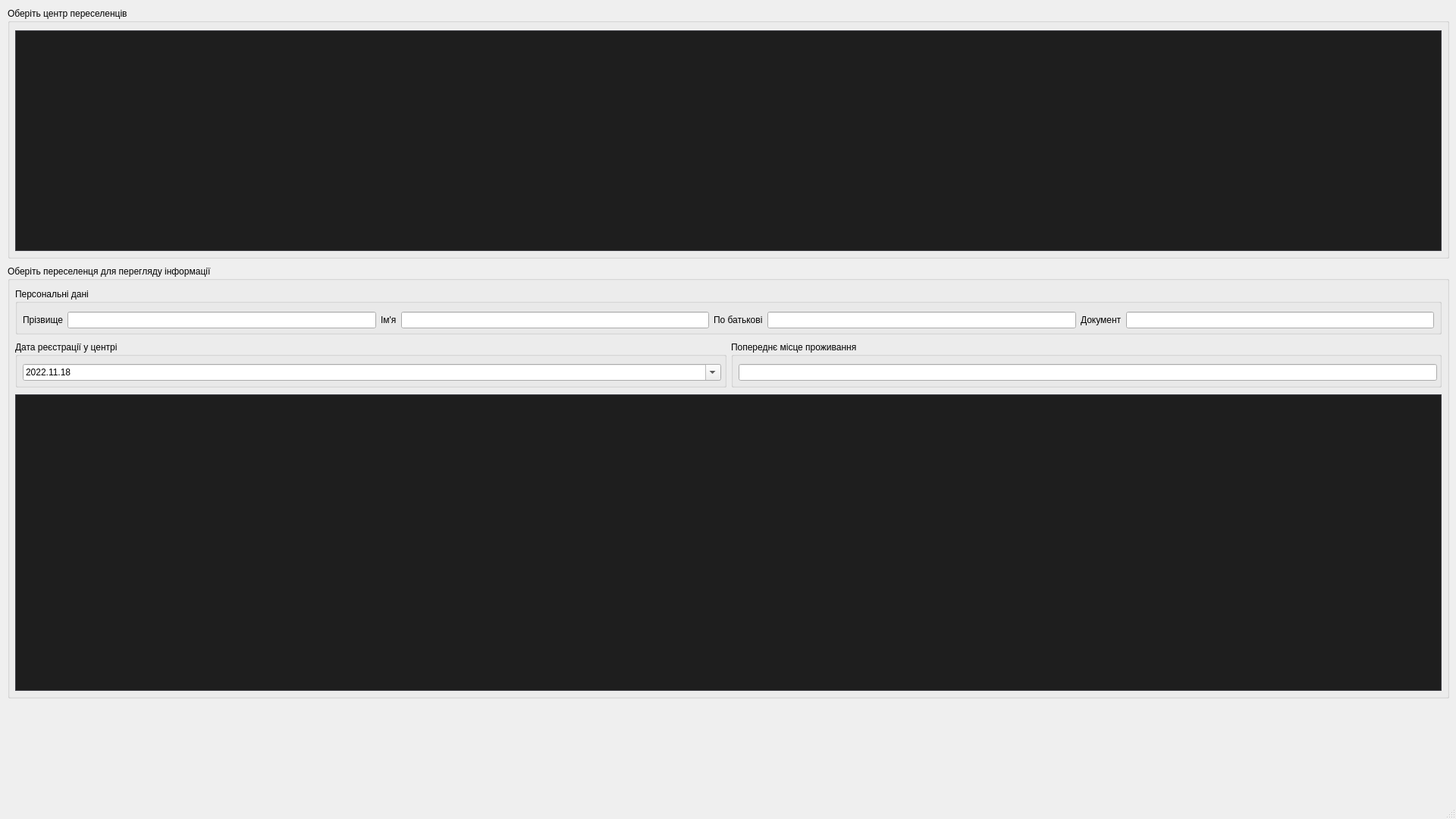
<?xml version="1.0" encoding="UTF-8"?>
<ui version="4.0">
 <class>MainWindow</class>
 <widget class="QMainWindow" name="MainWindow">
  <property name="geometry">
   <rect>
    <x>0</x>
    <y>0</y>
    <width>1920</width>
    <height>1080</height>
   </rect>
  </property>
  <property name="windowTitle">
   <string>MainWindow</string>
  </property>
  <property name="windowIcon">
   <iconset resource="icons.qrc">
    <normaloff>:/icons/mainwindow_icon.png</normaloff>:/icons/mainwindow_icon.png</iconset>
  </property>
  <widget class="QWidget" name="centralwidget">
   <widget class="QGroupBox" name="groupBox_2">
    <property name="geometry">
     <rect>
      <x>10</x>
      <y>350</y>
      <width>1901</width>
      <height>571</height>
     </rect>
    </property>
    <property name="title">
     <string>Оберіть переселенця для перегляду інформації</string>
    </property>
    <widget class="QTableView" name="migrantTableView">
     <property name="geometry">
      <rect>
       <x>10</x>
       <y>170</y>
       <width>1881</width>
       <height>391</height>
      </rect>
     </property>
     <property name="styleSheet">
      <string notr="true">/*!*************************************
  VS15 Dark
****************************************
  Author: chintsu_kun
  Version: 2.0.2
  Licence: GNU General Public License v3.0 (https://www.gnu.org/licenses/gpl-3.0.en.html)
  Url: https://github.com/nikolay-borzov/modorganizer-themes
****************************************
*/
/* For some reason applying background-color or border fixes paddings properties */
QListWidget::item {
  border-width: 0; }

/* Don't override install label on download widget.
   MO2 assigns color depending on download state */
#installLabel {
  color: none; }

/* Make `background-color` work for :hover, :focus and :pressed states */
QToolButton {
  border: none; }

/* Main Window */
QWidget {
  background-color: #2D2D30;
  color: #F1F1F1; }
  QWidget::disabled {
    color: #656565; }

/* Common */
/* remove outline */
* {
  outline: 0; }

*:disabled,
QListView::item:disabled,
*::item:selected:disabled {
  color: #656565; }

/* line heights */
/* QTreeView#fileTree::item - currently have problem with size column vertical
   text align  */
#bsaList::item,
#dataTree::item,
QTreeView#modList::item,
QTreeWidget#categoriesTree::item,
#savegameList::item,
#tabConflicts QTreeWidget::item {
  padding: 0.3em 0; }

QListView::item,
QTreeView#espList::item {
  padding-top: 0.3em;
  padding-bottom: 0.3em;
}

/* to enable border color */
QTreeView,
QListView,
QTextEdit,
QWebView,
QTableView {
  border-style: solid;
  border-width: 1px; }

QAbstractItemView {
  color: #DCDCDC;
  background-color: #1E1E1E;
  alternate-background-color: #262626;
  border-color: #3F3F46; }
  QAbstractItemView::item:selected, QAbstractItemView::item:selected:hover {
    background-color: #3399FF;
    color: #F1F1F1; }

QAbstractItemView[filtered=true] {
	border: 2px solid #f00 !important;
}

QAbstractItemView,
QListView,
QTreeView {
  show-decoration-selected: 1; }

QAbstractItemView::item:hover,
QListView::item:hover,
QTreeView::branch:hover,
QTreeWidget::item:hover {
  background-color: rgba(51, 153, 255, 0.3); }

QAbstractItemView::item:selected:disabled,
QListView::item:selected:disabled,
QTreeView::branch:selected:disabled,
QTreeWidget::item:selected:disabled {
  background-color: rgba(51, 153, 255, 0.3); }

QTreeView::branch:selected {
  background-color: #3399FF; }

QLabel {
  background-color: transparent; }

LinkLabel {
  qproperty-linkColor: #3399FF; }

/* Left Pane &amp; File Trees #QTreeView, #QListView*/
QTreeView::branch:closed:has-children {
  image: url(./vs15/branch-closed.png); }

QTreeView::branch:open:has-children {
  image: url(./vs15/branch-open.png); }

/*QListView::item:hover { }
QListView::item:selected { }*/
QListView::item {
  color: #F1F1F1; }

/* Text areas and text fields #QTextEdit, #QLineEdit, #QWebView */
QTextEdit,
QWebView,
QLineEdit,
QAbstractSpinBox,
QAbstractSpinBox::up-button,
QAbstractSpinBox::down-button,
QComboBox {
  background-color: #333337;
  border-color: #3F3F46; }

QLineEdit:hover,
QAbstractSpinBox:hover,
QTextEdit:hover,
QComboBox:hover,
QComboBox:editable:hover {
  border-color: #007ACC; }

QLineEdit:focus,
QAbstractSpinBox::focus,
QTextEdit:focus,
QComboBox:focus,
QComboBox:editable:focus,
QComboBox:on {
  background-color: #3F3F46;
  border-color: #3399FF; }

QComboBox:on {
  border-bottom-color: #3F3F46; }

QLineEdit,
QAbstractSpinBox {
  min-height: 15px;
  padding: 2px;
  border-style: solid;
  border-width: 1px; }

QLineEdit {
  margin-top: 0; }

/* clear button */
QLineEdit QToolButton,
QLineEdit QToolButton:hover {
  background: none;
  margin-top: 1px; }

QLineEdit#espFilterEdit QToolButton {
  margin-top: -2px;
  margin-bottom: 1px; }

/* Drop-downs #QComboBox*/
QComboBox {
  min-height: 20px;
  padding-left: 5px;
  margin: 3px 0 1px 0;
  border-style: solid;
  border-width: 1px; }
  QComboBox:editable {
    padding-left: 3px;
    /* to enable hover styles */
    background-color: transparent; }
  QComboBox::drop-down {
    width: 20px;
    subcontrol-origin: padding;
    subcontrol-position: top right;
    border: none;
    /* If you need to set style for drop-down button
    &amp;:on,
    &amp;:editable:hover {
      background-color: red;
    } */ }
  QComboBox::down-arrow {
    image: url(./vs15/combobox-down.png); }
  QComboBox QAbstractItemView {
    background-color: #1B1B1C;
    selection-background-color: #3F3F46;
    border-color: #3399FF;
    border-style: solid;
    border-width: 0 1px 1px 1px; }

/* doesn't work http://stackoverflow.com/questions/13308341/qcombobox-abstractitemviewitem*/
/*QComboBox QAbstractItemView:item {
  padding: 10px;
  margin: 10px;
}*/
/* Toolbar */
QToolBar {
  border: none; }

QToolBar::separator {
  border-left-color: #222222;
  border-right-color: #46464A;
  border-width: 0 1px 0 1px;
  border-style: solid;
  width: 0; }

QToolButton {
  padding: 4px; }
  QToolButton:hover, QToolButton:focus {
    background-color: #3E3E40; }
  QToolButton:pressed {
    background-color: #3399FF; }

QToolButton::menu-indicator {
  image: url(./vs15/combobox-down.png);
  subcontrol-origin: padding;
  subcontrol-position: center right;
  padding-top: 10%;
  padding-right: 5%; }

/* Group Boxes #QGroupBox */
QGroupBox {
  border-color: #3F3F46;
  border-style: solid;
  border-width: 1px;
  padding: 1em .3em .3em .3em;
  margin-top: .65em; }

QGroupBox::title {
  subcontrol-origin: margin;
  subcontrol-position: top left;
  padding: 2px;
  left: 10px; }

/* LCD Count */
QLCDNumber {
  border-color: #3F3F46;
  border-style: solid;
  border-width: 1px; }

/* Buttons #QPushButton */
QPushButton {
  background-color: #333337;
  border-color: #3F3F46;
  min-height: 18px;
  padding: 2px 5px;
  border-style: solid;
  border-width: 1px; }

QPushButton:hover,
QPushButton:checked,
QPushButton:focus,
QAbstractSpinBox::up-button:hover,
QAbstractSpinBox::down-button:hover {
  background-color: #007ACC; }

QPushButton:pressed,
QPushButton:checked:hover,
QAbstractSpinBox::up-button:pressed,
QAbstractSpinBox::down-button:pressed {
  background-color: #1C97EA; }

QPushButton:disabled,
QAbstractSpinBox::up-button:disabled,
QAbstractSpinBox::down-button:disabled {
  background-color: #333337;
  border-color: #3F3F46; }

QPushButton::menu-indicator {
  image: url(./vs15/combobox-down.png);
  subcontrol-origin: padding;
  subcontrol-position: center right;
  padding-right: 5%; }

/* Dialog buttons */
QDialog QPushButton,
QSlider::handle:horizontal,
QSlider::handle:vertical {
  color: #000000;
  background-color: #DDDDDD;
  border-color: #707070;
  border-style: solid;
  border-width: 1px; }

QDialog QPushButton:hover,
QSlider::handle:horizontal:hover,
QSlider::handle:vertical:hover,
QSlider::handle:horizontal:pressed,
QSlider::handle:vertical:pressed {
  background-color: #BEE6FD;
  border-color: #3C7FB1; }

QSlider::handle:horizontal:focus:!pressed,
QSlider::handle:vertical:focus:!pressed,
QDialog QPushButton:focus,
QDialog QPushButton:checked {
  background-color: #DDDDDD;
  border-color: #3399FF; }

QDialog QPushButton:disabled,
QSlider::handle:horizontal:disabled,
QSlider::handle:vertical:disabled {
  background-color: #333337;
  border-color: #3F3F46; }

QDialog QPushButton {
  min-width: 1.5em;
  padding-left: .5em;
  padding-right: .5em; }

/* Check boxes and Radio buttons common #QCheckBox, #QRadioButton */
QGroupBox::indicator,
QTreeView::indicator,
QCheckBox::indicator,
QRadioButton::indicator {
  background-color: #2D2D30;
  border-color: #3F3F46;
  width: 13px;
  height: 13px;
  border-style: solid;
  border-width: 1px; }
  QGroupBox::indicator:hover,
  QTreeView::indicator:hover,
  QCheckBox::indicator:hover,
  QRadioButton::indicator:hover {
    background-color: #3F3F46;
    border-color: #007ACC; }

QGroupBox::indicator:checked,
QTreeView::indicator:checked,
QCheckBox::indicator:checked {
  image: url(./vs15/checkbox-check.png); }

QGroupBox::indicator:disabled,
QTreeView::indicator:checked:disabled,
QCheckBox::indicator:checked:disabled {
  image: url(./vs15/checkbox-check-disabled.png); }

/* Check boxes special */
QTreeView#modList::indicator {
  width: 15px;
  height: 15px; }

/* Radio buttons #QRadioButton */
QRadioButton::indicator {
  border-radius: 7px; }
  QRadioButton::indicator::checked {
    background-color: #B9B9BA;
    border-width: 2px;
    width: 11px;
    height: 11px; }
    QRadioButton::indicator::checked:hover {
      border-color: #3F3F46; }

/* Spinners #QSpinBox, #QDoubleSpinBox */
QAbstractSpinBox {
  margin: 1px; }

QAbstractSpinBox::up-button,
QAbstractSpinBox::down-button {
  border-style: solid;
  border-width: 1px;
  subcontrol-origin: padding; }

QAbstractSpinBox::up-button {
  subcontrol-position: top right; }

QAbstractSpinBox::up-arrow {
  image: url(./vs15/spinner-up.png); }

QAbstractSpinBox::down-button {
  subcontrol-position: bottom right; }

QAbstractSpinBox::down-arrow {
  image: url(./vs15/spinner-down.png); }

/* Sliders #QSlider */
QSlider::groove:horizontal {
  background-color: #3F3F46;
  border: none;
  height: 8px;
  margin: 2px 0; }

QSlider::handle:horizontal {
  width: .5em;
  height: 2em;
  margin: -7px 0;
  subcontrol-origin: margin; }

/* Scroll Bars #QAbstractScrollArea, #QScrollBar*/
/* assigning background still leaves not filled area*/
QAbstractScrollArea::corner {
  background-color: transparent; }

/* Horizontal */
QScrollBar:horizontal {
  height: 18px;
  border: none;
  margin: 0 23px 0 23px; }

QScrollBar::handle:horizontal {
  min-width: 32px;
  margin: 4px 2px; }

QScrollBar::add-line:horizontal {
  width: 23px;
  subcontrol-position: right;
  subcontrol-origin: margin; }

QScrollBar::sub-line:horizontal {
  width: 23px;
  subcontrol-position: left;
  subcontrol-origin: margin; }

/* Vertical */
QScrollBar:vertical {
  width: 20px;
  border: none;
  margin: 23px 0 23px 0; }

QScrollBar::handle:vertical {
  min-height: 32px;
  margin: 2px 4px; }

QScrollBar::add-line:vertical {
  height: 23px;
  subcontrol-position: bottom;
  subcontrol-origin: margin; }

QScrollBar::sub-line:vertical {
  height: 23px;
  subcontrol-position: top;
  subcontrol-origin: margin; }

/* Combined */
QScrollBar {
  background-color: #3E3E42;
  border: none; }

QScrollBar::handle {
  background-color: #686868; }

QScrollBar::add-line,
QScrollBar::sub-line {
  background-color: #3E3E42;
  border: none; }

/*QScrollBar::add-line:horizontal:hover,
QScrollBar::sub-line:horizontal:hover,
QScrollBar::add-line:vertical:hover,
QScrollBar::sub-line:vertical:hover,
QScrollBar::add-line:horizontal:pressed,
QScrollBar::sub-line:horizontal:pressed,
QScrollBar::add-line:vertical:pressed,
QScrollBar::sub-line:vertical:pressed { }*/
QScrollBar::handle:hover {
  background: #9E9E9E; }

QScrollBar::handle:pressed {
  background: #EFEBEF; }

QScrollBar::handle:disabled {
  background: #555558; }

QScrollBar::add-page,
QScrollBar::sub-page {
  background: transparent; }

QScrollBar::up-arrow:vertical {
  image: url(./vs15/scrollbar-up.png); }

QScrollBar::up-arrow:vertical:hover {
  image: url(./vs15/scrollbar-up-hover.png); }

QScrollBar::up-arrow:vertical:disabled {
  image: url(./vs15/scrollbar-up-disabled.png); }

QScrollBar::right-arrow:horizontal {
  image: url(./vs15/scrollbar-right.png); }

QScrollBar::right-arrow:horizontal:hover {
  image: url(./vs15/scrollbar-right-hover.png); }

QScrollBar::right-arrow:horizontal:disabled {
  image: url(./vs15/scrollbar-right-disabled.png); }

QScrollBar::down-arrow:vertical {
  image: url(./vs15/scrollbar-down.png); }

QScrollBar::down-arrow:vertical:hover {
  image: url(./vs15/scrollbar-down-hover.png); }

QScrollBar::down-arrow:vertical:disabled {
  image: url(./vs15/scrollbar-down-disabled.png); }

QScrollBar::left-arrow:horizontal {
  image: url(./vs15/scrollbar-left.png); }

QScrollBar::left-arrow:horizontal:hover {
  image: url(./vs15/scrollbar-left-hover.png); }

QScrollBar::left-arrow:horizontal:disabled {
  image: url(./vs15/scrollbar-left-disabled.png); }

/* Header Rows and Tables (Configure Mod Categories) #QTableView, #QHeaderView */
QTableView {
  gridline-color: #3F3F46;
  selection-background-color: #3399FF;
  selection-color: #F1F1F1; }

QTableView QTableCornerButton::section {
  background: #252526;
  border-color: #3F3F46;
  border-style: solid;
  border-width: 0 1px 1px 0; }

QHeaderView {
  border: none; }

QHeaderView::section {
  background: #252526;
  border-color: #3F3F46;
  padding: 3px 5px;
  border-style: solid;
  border-width: 0 1px 1px 0; }

QHeaderView::section:hover {
  background: #3E3E40;
  color: #F6F6F6; }

/*QHeaderView::section:first { }*/
QHeaderView::section:last {
  border-right: 0; }

QHeaderView::up-arrow {
  image: url(./vs15/sort-asc.png);
  margin-bottom: -37px; }

DownloadListView QHeaderView::up-arrow {
  margin-bottom: -47px; }

QHeaderView::down-arrow {
  image: url(./vs15/sort-desc.png);
  margin-bottom: 0; }

/* Context menus, toolbar drop-downs #QMenu  */
QMenu {
  background-color: #1A1A1C;
  border-color: #333337;
  border-style: solid;
  border-width: 1px;
  padding: 2px; }

QMenu::item {
  background: transparent;
  padding: 4px 20px; }

QMenu::item:selected, QMenuBar::item:selected {
  background-color: #333334; }

QMenu::item:disabled {
  background-color: transparent; }

QMenu::separator {
  background-color: #333337;
  height: 1px;
  margin: 1px 0; }

QMenu::icon {
  margin: 1px; }

QMenu::right-arrow {
  image: url(./vs15/sub-menu-arrow.png);
  subcontrol-origin: padding;
  subcontrol-position: center right;
  padding-right: .5em; }

QMenu QPushButton {
  background-color: transparent;
  border-color: #3F3F46;
  margin: 1px 0 1px 0; }

QMenu QCheckBox,
QMenu QRadioButton {
  background-color: transparent;
  padding: 5px 2px; }

/* Tool tips #QToolTip, #SaveGameInfoWidget */
QToolTip,
SaveGameInfoWidget {
  background-color: #424245;
  border-color: #4D4D50;
  color: #F1F1F1;
  border-style: solid;
  border-width: 1px;
  padding: 2px; }

QStatusBar::item {border: None;}

/* Progress Bars (Downloads) #QProgressBar */
QProgressBar {
  background-color: #E6E6E6;
  color: #000;
  border-color: #BCBCBC;
  text-align: center;
  border-style: solid;
  border-width: 1px;
  margin: 0 0px; }

QProgressBar::chunk {
  background: #06B025; }

DownloadListView[downloadView=standard]::item {
	padding: 16px;
}

DownloadListView[downloadView=compact]::item {
	padding: 4px;
}

/* Right Pane and Tab Bars #QTabWidget, #QTabBar */
QTabWidget::pane {
  border-color: #3F3F46;
  border-top-color: #007ACC;
  top: 0;
  border-style: solid;
  border-width: 1px; }

QTabWidget::pane:disabled {
  border-top-color: #3F3F46; }

/*QTabWidget::tab-bar { }*/
QTabBar::tab {
  background-color: transparent;
  padding: 4px 1em;
  border: none; }

QTabBar::tab:hover {
  background-color: #1C97EA; }

QTabBar::tab:selected,
QTabBar::tab:selected:hover {
  background-color: #007ACC; }

QTabBar::tab:disabled {
  background-color: transparent;
  color: #656565; }

QTabBar::tab:selected:disabled {
  background-color: #3F3F46; }

/* Scrollers */
QTabBar QToolButton {
  background-color: #333337;
  border-color: #3F3F46;
  padding: 1px;
  margin: 0;
  border-style: solid;
  border-width: 1px; }

QTabBar QToolButton:hover {
  border-color: #007ACC;
  border-width: 1px;
  border-style: solid; }

QTabBar QToolButton:disabled,
QTabBar QToolButton:pressed:hover {
  background-color: #333337; }

/*QTabBar::tear { }*/
QTabBar::scroller {
  width: 23px;
  background-color: red; }

QTabBar QToolButton::right-arrow {
  image: url(./vs15/scrollbar-right.png); }

QTabBar QToolButton::right-arrow:hover {
  image: url(./vs15/scrollbar-right-hover.png); }

QTabBar QToolButton::left-arrow {
  image: url(./vs15/scrollbar-left.png); }

QTabBar QToolButton::left-arrow:hover {
  image: url(./vs15/scrollbar-left-hover.png); }

/* Special styles */
QWidget#tabImages QPushButton {
  background-color: transparent;
  margin: 0 .3em;
  padding: 0; }

/* like dialog QPushButton*/
QWidget#tabESPs QToolButton {
  color: #000000;
  background-color: #DDDDDD;
  border-color: #707070;
  border-style: solid;
  border-width: 1px; }

QWidget#tabESPs QToolButton:hover {
  background-color: #BEE6FD;
  border-color: #3C7FB1; }

QWidget#tabESPs QToolButton:focus {
  background-color: #DDDDDD;
  border-color: #3399FF; }

QWidget#tabESPs QToolButton:disabled {
  background-color: #333337;
  border-color: #3F3F46; }

QTreeWidget#categoriesList {
  /*min-width: 225px;*/ }

QTreeWidget#categoriesList::item {
  background-position: center left;
  background-repeat: no-repeat;
  padding: .35em 10px; }

QTreeWidget#categoriesList::item:has-children {
  background-image: url(./vs15/branch-closed.png); }

QTreeWidget#categoriesList::item:has-children:open {
  background-image: url(./vs15/branch-open.png); }

QDialog#QueryOverwriteDialog QPushButton {
  margin-left: .5em; }

QDialog#PyCfgDialog QPushButton:hover {
  background-color: #BEE6FD; }

QLineEdit#modFilterEdit {
  margin-top: 2px; }

/* highlight unchecked BSAs */
QWidget#bsaTab QTreeWidget::indicator:unchecked {
  background-color: #3399FF; }

/* increase version text field */
QLineEdit#versionEdit {
  max-width: 100px; }

/* Dialogs width changes */
/* increase width to prevent buttons cutting */
QDialog#QueryOverwriteDialog {
  min-width: 565px; }

QDialog#ModInfoDialog {
  min-width: 850px; }

QLineEdit[valid-filter=false] {
	background-color: #661111 !important;
}</string>
     </property>
    </widget>
    <widget class="QGroupBox" name="groupBox_5">
     <property name="geometry">
      <rect>
       <x>10</x>
       <y>30</y>
       <width>1881</width>
       <height>61</height>
      </rect>
     </property>
     <property name="title">
      <string>Персональні дані</string>
     </property>
     <widget class="QWidget" name="layoutWidget">
      <property name="geometry">
       <rect>
        <x>10</x>
        <y>30</y>
        <width>1861</width>
        <height>24</height>
       </rect>
      </property>
      <layout class="QHBoxLayout" name="horizontalLayout">
       <item>
        <widget class="QLabel" name="label">
         <property name="text">
          <string>Прізвище</string>
         </property>
        </widget>
       </item>
       <item>
        <widget class="QLineEdit" name="lastnameLineEdit">
         <property name="styleSheet">
          <string notr="true"/>
         </property>
        </widget>
       </item>
       <item>
        <widget class="QLabel" name="label_2">
         <property name="text">
          <string>Ім'я</string>
         </property>
        </widget>
       </item>
       <item>
        <widget class="QLineEdit" name="firstnameLineEdit">
         <property name="styleSheet">
          <string notr="true">QLineEdit { color: white; }
QLineEdit:hover { border: 1px solid rgb(64, 71, 88); }
QLineEdit:focus { border: 1px solid rgb(255, 67, 254); }</string>
         </property>
        </widget>
       </item>
       <item>
        <widget class="QLabel" name="label_3">
         <property name="text">
          <string>По батькові</string>
         </property>
        </widget>
       </item>
       <item>
        <widget class="QLineEdit" name="middlenameLineEdit">
         <property name="styleSheet">
          <string notr="true"/>
         </property>
         <property name="text">
          <string/>
         </property>
        </widget>
       </item>
       <item>
        <widget class="QLabel" name="label_4">
         <property name="text">
          <string>Документ</string>
         </property>
        </widget>
       </item>
       <item>
        <widget class="QLineEdit" name="passportLineEdit">
         <property name="styleSheet">
          <string notr="true"/>
         </property>
        </widget>
       </item>
      </layout>
     </widget>
    </widget>
    <widget class="QWidget" name="layoutWidget_2">
     <property name="geometry">
      <rect>
       <x>10</x>
       <y>100</y>
       <width>1881</width>
       <height>61</height>
      </rect>
     </property>
     <layout class="QHBoxLayout" name="horizontalLayout_3">
      <item>
       <widget class="QGroupBox" name="groupBox_4">
        <property name="title">
         <string>Дата реєстрації у центрі</string>
        </property>
        <widget class="QDateEdit" name="checkinDateEdit">
         <property name="geometry">
          <rect>
           <x>10</x>
           <y>30</y>
           <width>921</width>
           <height>22</height>
          </rect>
         </property>
         <property name="styleSheet">
          <string notr="true"/>
         </property>
         <property name="displayFormat">
          <string>yyyy.MM.dd</string>
         </property>
         <property name="calendarPopup">
          <bool>true</bool>
         </property>
         <property name="date">
          <date>
           <year>2022</year>
           <month>11</month>
           <day>18</day>
          </date>
         </property>
        </widget>
       </widget>
      </item>
      <item>
       <widget class="QGroupBox" name="groupBox_6">
        <property name="title">
         <string>Попереднє місце проживання</string>
        </property>
        <widget class="QLineEdit" name="previousResidenceLineEdit">
         <property name="geometry">
          <rect>
           <x>10</x>
           <y>30</y>
           <width>921</width>
           <height>22</height>
          </rect>
         </property>
         <property name="text">
          <string/>
         </property>
        </widget>
       </widget>
      </item>
     </layout>
    </widget>
   </widget>
   <widget class="QGroupBox" name="groupBox">
    <property name="geometry">
     <rect>
      <x>10</x>
      <y>10</y>
      <width>1901</width>
      <height>331</height>
     </rect>
    </property>
    <property name="title">
     <string>Оберіть центр переселенців</string>
    </property>
    <widget class="QTableView" name="centerTableView">
     <property name="geometry">
      <rect>
       <x>10</x>
       <y>30</y>
       <width>1881</width>
       <height>291</height>
      </rect>
     </property>
     <property name="styleSheet">
      <string notr="true">/*!*************************************
  VS15 Dark
****************************************
  Author: chintsu_kun
  Version: 2.0.2
  Licence: GNU General Public License v3.0 (https://www.gnu.org/licenses/gpl-3.0.en.html)
  Url: https://github.com/nikolay-borzov/modorganizer-themes
****************************************
*/
/* For some reason applying background-color or border fixes paddings properties */
QListWidget::item {
  border-width: 0; }

/* Don't override install label on download widget.
   MO2 assigns color depending on download state */
#installLabel {
  color: none; }

/* Make `background-color` work for :hover, :focus and :pressed states */
QToolButton {
  border: none; }

/* Main Window */
QWidget {
  background-color: #2D2D30;
  color: #F1F1F1; }
  QWidget::disabled {
    color: #656565; }

/* Common */
/* remove outline */
* {
  outline: 0; }

*:disabled,
QListView::item:disabled,
*::item:selected:disabled {
  color: #656565; }

/* line heights */
/* QTreeView#fileTree::item - currently have problem with size column vertical
   text align  */
#bsaList::item,
#dataTree::item,
QTreeView#modList::item,
QTreeWidget#categoriesTree::item,
#savegameList::item,
#tabConflicts QTreeWidget::item {
  padding: 0.3em 0; }

QListView::item,
QTreeView#espList::item {
  padding-top: 0.3em;
  padding-bottom: 0.3em;
}

/* to enable border color */
QTreeView,
QListView,
QTextEdit,
QWebView,
QTableView {
  border-style: solid;
  border-width: 1px; }

QAbstractItemView {
  color: #DCDCDC;
  background-color: #1E1E1E;
  alternate-background-color: #262626;
  border-color: #3F3F46; }
  QAbstractItemView::item:selected, QAbstractItemView::item:selected:hover {
    background-color: #3399FF;
    color: #F1F1F1; }

QAbstractItemView[filtered=true] {
	border: 2px solid #f00 !important;
}

QAbstractItemView,
QListView,
QTreeView {
  show-decoration-selected: 1; }

QAbstractItemView::item:hover,
QListView::item:hover,
QTreeView::branch:hover,
QTreeWidget::item:hover {
  background-color: rgba(51, 153, 255, 0.3); }

QAbstractItemView::item:selected:disabled,
QListView::item:selected:disabled,
QTreeView::branch:selected:disabled,
QTreeWidget::item:selected:disabled {
  background-color: rgba(51, 153, 255, 0.3); }

QTreeView::branch:selected {
  background-color: #3399FF; }

QLabel {
  background-color: transparent; }

LinkLabel {
  qproperty-linkColor: #3399FF; }

/* Left Pane &amp; File Trees #QTreeView, #QListView*/
QTreeView::branch:closed:has-children {
  image: url(./vs15/branch-closed.png); }

QTreeView::branch:open:has-children {
  image: url(./vs15/branch-open.png); }

/*QListView::item:hover { }
QListView::item:selected { }*/
QListView::item {
  color: #F1F1F1; }

/* Text areas and text fields #QTextEdit, #QLineEdit, #QWebView */
QTextEdit,
QWebView,
QLineEdit,
QAbstractSpinBox,
QAbstractSpinBox::up-button,
QAbstractSpinBox::down-button,
QComboBox {
  background-color: #333337;
  border-color: #3F3F46; }

QLineEdit:hover,
QAbstractSpinBox:hover,
QTextEdit:hover,
QComboBox:hover,
QComboBox:editable:hover {
  border-color: #007ACC; }

QLineEdit:focus,
QAbstractSpinBox::focus,
QTextEdit:focus,
QComboBox:focus,
QComboBox:editable:focus,
QComboBox:on {
  background-color: #3F3F46;
  border-color: #3399FF; }

QComboBox:on {
  border-bottom-color: #3F3F46; }

QLineEdit,
QAbstractSpinBox {
  min-height: 15px;
  padding: 2px;
  border-style: solid;
  border-width: 1px; }

QLineEdit {
  margin-top: 0; }

/* clear button */
QLineEdit QToolButton,
QLineEdit QToolButton:hover {
  background: none;
  margin-top: 1px; }

QLineEdit#espFilterEdit QToolButton {
  margin-top: -2px;
  margin-bottom: 1px; }

/* Drop-downs #QComboBox*/
QComboBox {
  min-height: 20px;
  padding-left: 5px;
  margin: 3px 0 1px 0;
  border-style: solid;
  border-width: 1px; }
  QComboBox:editable {
    padding-left: 3px;
    /* to enable hover styles */
    background-color: transparent; }
  QComboBox::drop-down {
    width: 20px;
    subcontrol-origin: padding;
    subcontrol-position: top right;
    border: none;
    /* If you need to set style for drop-down button
    &amp;:on,
    &amp;:editable:hover {
      background-color: red;
    } */ }
  QComboBox::down-arrow {
    image: url(./vs15/combobox-down.png); }
  QComboBox QAbstractItemView {
    background-color: #1B1B1C;
    selection-background-color: #3F3F46;
    border-color: #3399FF;
    border-style: solid;
    border-width: 0 1px 1px 1px; }

/* doesn't work http://stackoverflow.com/questions/13308341/qcombobox-abstractitemviewitem*/
/*QComboBox QAbstractItemView:item {
  padding: 10px;
  margin: 10px;
}*/
/* Toolbar */
QToolBar {
  border: none; }

QToolBar::separator {
  border-left-color: #222222;
  border-right-color: #46464A;
  border-width: 0 1px 0 1px;
  border-style: solid;
  width: 0; }

QToolButton {
  padding: 4px; }
  QToolButton:hover, QToolButton:focus {
    background-color: #3E3E40; }
  QToolButton:pressed {
    background-color: #3399FF; }

QToolButton::menu-indicator {
  image: url(./vs15/combobox-down.png);
  subcontrol-origin: padding;
  subcontrol-position: center right;
  padding-top: 10%;
  padding-right: 5%; }

/* Group Boxes #QGroupBox */
QGroupBox {
  border-color: #3F3F46;
  border-style: solid;
  border-width: 1px;
  padding: 1em .3em .3em .3em;
  margin-top: .65em; }

QGroupBox::title {
  subcontrol-origin: margin;
  subcontrol-position: top left;
  padding: 2px;
  left: 10px; }

/* LCD Count */
QLCDNumber {
  border-color: #3F3F46;
  border-style: solid;
  border-width: 1px; }

/* Buttons #QPushButton */
QPushButton {
  background-color: #333337;
  border-color: #3F3F46;
  min-height: 18px;
  padding: 2px 5px;
  border-style: solid;
  border-width: 1px; }

QPushButton:hover,
QPushButton:checked,
QPushButton:focus,
QAbstractSpinBox::up-button:hover,
QAbstractSpinBox::down-button:hover {
  background-color: #007ACC; }

QPushButton:pressed,
QPushButton:checked:hover,
QAbstractSpinBox::up-button:pressed,
QAbstractSpinBox::down-button:pressed {
  background-color: #1C97EA; }

QPushButton:disabled,
QAbstractSpinBox::up-button:disabled,
QAbstractSpinBox::down-button:disabled {
  background-color: #333337;
  border-color: #3F3F46; }

QPushButton::menu-indicator {
  image: url(./vs15/combobox-down.png);
  subcontrol-origin: padding;
  subcontrol-position: center right;
  padding-right: 5%; }

/* Dialog buttons */
QDialog QPushButton,
QSlider::handle:horizontal,
QSlider::handle:vertical {
  color: #000000;
  background-color: #DDDDDD;
  border-color: #707070;
  border-style: solid;
  border-width: 1px; }

QDialog QPushButton:hover,
QSlider::handle:horizontal:hover,
QSlider::handle:vertical:hover,
QSlider::handle:horizontal:pressed,
QSlider::handle:vertical:pressed {
  background-color: #BEE6FD;
  border-color: #3C7FB1; }

QSlider::handle:horizontal:focus:!pressed,
QSlider::handle:vertical:focus:!pressed,
QDialog QPushButton:focus,
QDialog QPushButton:checked {
  background-color: #DDDDDD;
  border-color: #3399FF; }

QDialog QPushButton:disabled,
QSlider::handle:horizontal:disabled,
QSlider::handle:vertical:disabled {
  background-color: #333337;
  border-color: #3F3F46; }

QDialog QPushButton {
  min-width: 1.5em;
  padding-left: .5em;
  padding-right: .5em; }

/* Check boxes and Radio buttons common #QCheckBox, #QRadioButton */
QGroupBox::indicator,
QTreeView::indicator,
QCheckBox::indicator,
QRadioButton::indicator {
  background-color: #2D2D30;
  border-color: #3F3F46;
  width: 13px;
  height: 13px;
  border-style: solid;
  border-width: 1px; }
  QGroupBox::indicator:hover,
  QTreeView::indicator:hover,
  QCheckBox::indicator:hover,
  QRadioButton::indicator:hover {
    background-color: #3F3F46;
    border-color: #007ACC; }

QGroupBox::indicator:checked,
QTreeView::indicator:checked,
QCheckBox::indicator:checked {
  image: url(./vs15/checkbox-check.png); }

QGroupBox::indicator:disabled,
QTreeView::indicator:checked:disabled,
QCheckBox::indicator:checked:disabled {
  image: url(./vs15/checkbox-check-disabled.png); }

/* Check boxes special */
QTreeView#modList::indicator {
  width: 15px;
  height: 15px; }

/* Radio buttons #QRadioButton */
QRadioButton::indicator {
  border-radius: 7px; }
  QRadioButton::indicator::checked {
    background-color: #B9B9BA;
    border-width: 2px;
    width: 11px;
    height: 11px; }
    QRadioButton::indicator::checked:hover {
      border-color: #3F3F46; }

/* Spinners #QSpinBox, #QDoubleSpinBox */
QAbstractSpinBox {
  margin: 1px; }

QAbstractSpinBox::up-button,
QAbstractSpinBox::down-button {
  border-style: solid;
  border-width: 1px;
  subcontrol-origin: padding; }

QAbstractSpinBox::up-button {
  subcontrol-position: top right; }

QAbstractSpinBox::up-arrow {
  image: url(./vs15/spinner-up.png); }

QAbstractSpinBox::down-button {
  subcontrol-position: bottom right; }

QAbstractSpinBox::down-arrow {
  image: url(./vs15/spinner-down.png); }

/* Sliders #QSlider */
QSlider::groove:horizontal {
  background-color: #3F3F46;
  border: none;
  height: 8px;
  margin: 2px 0; }

QSlider::handle:horizontal {
  width: .5em;
  height: 2em;
  margin: -7px 0;
  subcontrol-origin: margin; }

/* Scroll Bars #QAbstractScrollArea, #QScrollBar*/
/* assigning background still leaves not filled area*/
QAbstractScrollArea::corner {
  background-color: transparent; }

/* Horizontal */
QScrollBar:horizontal {
  height: 18px;
  border: none;
  margin: 0 23px 0 23px; }

QScrollBar::handle:horizontal {
  min-width: 32px;
  margin: 4px 2px; }

QScrollBar::add-line:horizontal {
  width: 23px;
  subcontrol-position: right;
  subcontrol-origin: margin; }

QScrollBar::sub-line:horizontal {
  width: 23px;
  subcontrol-position: left;
  subcontrol-origin: margin; }

/* Vertical */
QScrollBar:vertical {
  width: 20px;
  border: none;
  margin: 23px 0 23px 0; }

QScrollBar::handle:vertical {
  min-height: 32px;
  margin: 2px 4px; }

QScrollBar::add-line:vertical {
  height: 23px;
  subcontrol-position: bottom;
  subcontrol-origin: margin; }

QScrollBar::sub-line:vertical {
  height: 23px;
  subcontrol-position: top;
  subcontrol-origin: margin; }

/* Combined */
QScrollBar {
  background-color: #3E3E42;
  border: none; }

QScrollBar::handle {
  background-color: #686868; }

QScrollBar::add-line,
QScrollBar::sub-line {
  background-color: #3E3E42;
  border: none; }

/*QScrollBar::add-line:horizontal:hover,
QScrollBar::sub-line:horizontal:hover,
QScrollBar::add-line:vertical:hover,
QScrollBar::sub-line:vertical:hover,
QScrollBar::add-line:horizontal:pressed,
QScrollBar::sub-line:horizontal:pressed,
QScrollBar::add-line:vertical:pressed,
QScrollBar::sub-line:vertical:pressed { }*/
QScrollBar::handle:hover {
  background: #9E9E9E; }

QScrollBar::handle:pressed {
  background: #EFEBEF; }

QScrollBar::handle:disabled {
  background: #555558; }

QScrollBar::add-page,
QScrollBar::sub-page {
  background: transparent; }

QScrollBar::up-arrow:vertical {
  image: url(./vs15/scrollbar-up.png); }

QScrollBar::up-arrow:vertical:hover {
  image: url(./vs15/scrollbar-up-hover.png); }

QScrollBar::up-arrow:vertical:disabled {
  image: url(./vs15/scrollbar-up-disabled.png); }

QScrollBar::right-arrow:horizontal {
  image: url(./vs15/scrollbar-right.png); }

QScrollBar::right-arrow:horizontal:hover {
  image: url(./vs15/scrollbar-right-hover.png); }

QScrollBar::right-arrow:horizontal:disabled {
  image: url(./vs15/scrollbar-right-disabled.png); }

QScrollBar::down-arrow:vertical {
  image: url(./vs15/scrollbar-down.png); }

QScrollBar::down-arrow:vertical:hover {
  image: url(./vs15/scrollbar-down-hover.png); }

QScrollBar::down-arrow:vertical:disabled {
  image: url(./vs15/scrollbar-down-disabled.png); }

QScrollBar::left-arrow:horizontal {
  image: url(./vs15/scrollbar-left.png); }

QScrollBar::left-arrow:horizontal:hover {
  image: url(./vs15/scrollbar-left-hover.png); }

QScrollBar::left-arrow:horizontal:disabled {
  image: url(./vs15/scrollbar-left-disabled.png); }

/* Header Rows and Tables (Configure Mod Categories) #QTableView, #QHeaderView */
QTableView {
  gridline-color: #3F3F46;
  selection-background-color: #3399FF;
  selection-color: #F1F1F1; }

QTableView QTableCornerButton::section {
  background: #252526;
  border-color: #3F3F46;
  border-style: solid;
  border-width: 0 1px 1px 0; }

QHeaderView {
  border: none; }

QHeaderView::section {
  background: #252526;
  border-color: #3F3F46;
  padding: 3px 5px;
  border-style: solid;
  border-width: 0 1px 1px 0; }

QHeaderView::section:hover {
  background: #3E3E40;
  color: #F6F6F6; }

/*QHeaderView::section:first { }*/
QHeaderView::section:last {
  border-right: 0; }

QHeaderView::up-arrow {
  image: url(./vs15/sort-asc.png);
  margin-bottom: -37px; }

DownloadListView QHeaderView::up-arrow {
  margin-bottom: -47px; }

QHeaderView::down-arrow {
  image: url(./vs15/sort-desc.png);
  margin-bottom: 0; }

/* Context menus, toolbar drop-downs #QMenu  */
QMenu {
  background-color: #1A1A1C;
  border-color: #333337;
  border-style: solid;
  border-width: 1px;
  padding: 2px; }

QMenu::item {
  background: transparent;
  padding: 4px 20px; }

QMenu::item:selected, QMenuBar::item:selected {
  background-color: #333334; }

QMenu::item:disabled {
  background-color: transparent; }

QMenu::separator {
  background-color: #333337;
  height: 1px;
  margin: 1px 0; }

QMenu::icon {
  margin: 1px; }

QMenu::right-arrow {
  image: url(./vs15/sub-menu-arrow.png);
  subcontrol-origin: padding;
  subcontrol-position: center right;
  padding-right: .5em; }

QMenu QPushButton {
  background-color: transparent;
  border-color: #3F3F46;
  margin: 1px 0 1px 0; }

QMenu QCheckBox,
QMenu QRadioButton {
  background-color: transparent;
  padding: 5px 2px; }

/* Tool tips #QToolTip, #SaveGameInfoWidget */
QToolTip,
SaveGameInfoWidget {
  background-color: #424245;
  border-color: #4D4D50;
  color: #F1F1F1;
  border-style: solid;
  border-width: 1px;
  padding: 2px; }

QStatusBar::item {border: None;}

/* Progress Bars (Downloads) #QProgressBar */
QProgressBar {
  background-color: #E6E6E6;
  color: #000;
  border-color: #BCBCBC;
  text-align: center;
  border-style: solid;
  border-width: 1px;
  margin: 0 0px; }

QProgressBar::chunk {
  background: #06B025; }

DownloadListView[downloadView=standard]::item {
	padding: 16px;
}

DownloadListView[downloadView=compact]::item {
	padding: 4px;
}

/* Right Pane and Tab Bars #QTabWidget, #QTabBar */
QTabWidget::pane {
  border-color: #3F3F46;
  border-top-color: #007ACC;
  top: 0;
  border-style: solid;
  border-width: 1px; }

QTabWidget::pane:disabled {
  border-top-color: #3F3F46; }

/*QTabWidget::tab-bar { }*/
QTabBar::tab {
  background-color: transparent;
  padding: 4px 1em;
  border: none; }

QTabBar::tab:hover {
  background-color: #1C97EA; }

QTabBar::tab:selected,
QTabBar::tab:selected:hover {
  background-color: #007ACC; }

QTabBar::tab:disabled {
  background-color: transparent;
  color: #656565; }

QTabBar::tab:selected:disabled {
  background-color: #3F3F46; }

/* Scrollers */
QTabBar QToolButton {
  background-color: #333337;
  border-color: #3F3F46;
  padding: 1px;
  margin: 0;
  border-style: solid;
  border-width: 1px; }

QTabBar QToolButton:hover {
  border-color: #007ACC;
  border-width: 1px;
  border-style: solid; }

QTabBar QToolButton:disabled,
QTabBar QToolButton:pressed:hover {
  background-color: #333337; }

/*QTabBar::tear { }*/
QTabBar::scroller {
  width: 23px;
  background-color: red; }

QTabBar QToolButton::right-arrow {
  image: url(./vs15/scrollbar-right.png); }

QTabBar QToolButton::right-arrow:hover {
  image: url(./vs15/scrollbar-right-hover.png); }

QTabBar QToolButton::left-arrow {
  image: url(./vs15/scrollbar-left.png); }

QTabBar QToolButton::left-arrow:hover {
  image: url(./vs15/scrollbar-left-hover.png); }

/* Special styles */
QWidget#tabImages QPushButton {
  background-color: transparent;
  margin: 0 .3em;
  padding: 0; }

/* like dialog QPushButton*/
QWidget#tabESPs QToolButton {
  color: #000000;
  background-color: #DDDDDD;
  border-color: #707070;
  border-style: solid;
  border-width: 1px; }

QWidget#tabESPs QToolButton:hover {
  background-color: #BEE6FD;
  border-color: #3C7FB1; }

QWidget#tabESPs QToolButton:focus {
  background-color: #DDDDDD;
  border-color: #3399FF; }

QWidget#tabESPs QToolButton:disabled {
  background-color: #333337;
  border-color: #3F3F46; }

QTreeWidget#categoriesList {
  /*min-width: 225px;*/ }

QTreeWidget#categoriesList::item {
  background-position: center left;
  background-repeat: no-repeat;
  padding: .35em 10px; }

QTreeWidget#categoriesList::item:has-children {
  background-image: url(./vs15/branch-closed.png); }

QTreeWidget#categoriesList::item:has-children:open {
  background-image: url(./vs15/branch-open.png); }

QDialog#QueryOverwriteDialog QPushButton {
  margin-left: .5em; }

QDialog#PyCfgDialog QPushButton:hover {
  background-color: #BEE6FD; }

QLineEdit#modFilterEdit {
  margin-top: 2px; }

/* highlight unchecked BSAs */
QWidget#bsaTab QTreeWidget::indicator:unchecked {
  background-color: #3399FF; }

/* increase version text field */
QLineEdit#versionEdit {
  max-width: 100px; }

/* Dialogs width changes */
/* increase width to prevent buttons cutting */
QDialog#QueryOverwriteDialog {
  min-width: 565px; }

QDialog#ModInfoDialog {
  min-width: 850px; }

QLineEdit[valid-filter=false] {
	background-color: #661111 !important;
}</string>
     </property>
    </widget>
   </widget>
  </widget>
  <widget class="QStatusBar" name="statusbar"/>
  <widget class="QMenuBar" name="menubar">
   <property name="geometry">
    <rect>
     <x>0</x>
     <y>0</y>
     <width>1920</width>
     <height>22</height>
    </rect>
   </property>
  </widget>
 </widget>
 <resources>
  <include location="icons.qrc"/>
 </resources>
 <connections/>
</ui>
